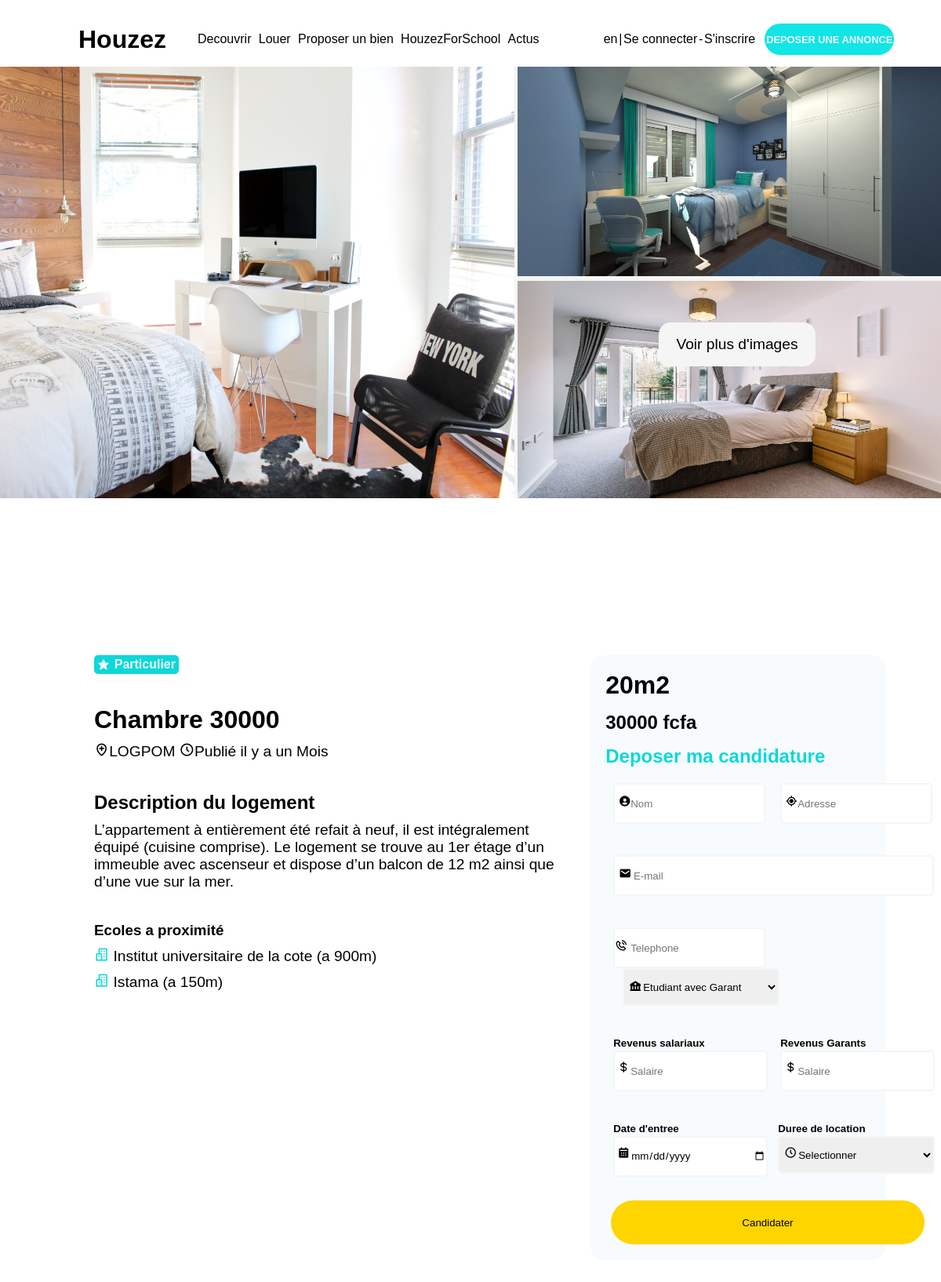
/louer.php?id=58, run on the app's committed database.
### tables this page shows
CREATE TABLE `logements` (
  `id` int NOT NULL,
  `idclient` int DEFAULT NULL,
  `statuts` varchar(255) NOT NULL,
  `prixmensuel` int DEFAULT NULL,
  `prixannuel` double DEFAULT NULL,
  `Images` text,
  `Image2` text,
  `Image3` text,
  `Dateajout` varchar(255) DEFAULT NULL,
  `Emplacement` varchar(255) DEFAULT NULL,
  `Description` varchar(255) DEFAULT NULL,
  `Reservations` int DEFAULT '0',
  `superficie` int DEFAULT NULL,
  `type` varchar(255) DEFAULT NULL
);

### louer.php (the view, shortened to what this page needs)
<?php
$row = "";
$cc = "";
$nom_serveur = "localhost";
$utilisateur = "root";
$mot_de_passe = "";
$nom_bd = "logements_etudiants";
$connexion = mysqli_connect($nom_serveur, $utilisateur, $mot_de_passe, $nom_bd);
if ($_SERVER['REQUEST_METHOD'] == 'GET') {
    $id = $_GET["id"];
   $sql = "SELECT * FROM logements WHERE id=$id";
    $result = mysqli_query($connexion, $sql);
    $row = mysqli_fetch_assoc($result);
    $cc = $row["prixmensuel"];
}
?>
<!DOCTYPE html>
<html lang="en">
<head>
    <link rel="stylesheet" href="/immojeune/css/louer.css">
    <link href='https://unpkg.com/boxicons@2.1.4/css/boxicons.min.css' rel='stylesheet'>
</head>
<body>
    <div class="first">
        <div class="head">
            <div>
                <h1>Houzez</h1>
            </div>
            <div class="red">
                <div class="headr">
                    <li><a href="/immojeune/src/decouvrir.php">Decouvrir</a></li>
                    <li><a href="">Louer</a></li>
                    <li><a href="">Proposer un bien</a></li>
                    <li><a href="">HouzezForSchool</a> </li>
                    <li><a href="">Actus</a></li>
                </div>
                <div class="headm">
                    <li class="t"><a href="">en</a></li>
                    <?php
                    if (isset($_SESSION['nom']) and !empty($_SESSION['nom'])) { ?>
                        <div style=" display: flex;
background-color: rgb(255, 213, 0);
border-radius: 30px;
height: 40px;
width: 140px;
justify-content: center;
align-items: center;
font-size: 1.1em;
font-weight: 600;
margin-left: 60px;
margin-top: -10px;
position:absolute;
padding:0 10px;
">
                            <a href="" style="color:black"><?php echo $_SESSION['nom']; ?></a>
                        </div>
                    <?php
                    } else {
                    ?>
                        <li class="t">|</li>
                        <li><a href="/immojeune/src/login.php" class="login2">Se connecter</a></li>
                        <li class="t">-</li>
                        <li><a href="/immojeune/src/register.php" class="login1">S'inscrire</a></li>
                    <?php
                    }
                    ?>
                </div>
                <div class="btn">
                    <li><a href="">DEPOSER UNE ANNONCE</a></li>
                </div>
            </div>
        </div>
        <div class="body">
            <div id="R">
                <img src="/immojeune/img/bed-1834327_1920.jpg" alt="">
            </div>
            <div id="RR">
                <img src="/immojeune/img/bedroom-1137939_1920.jpg" alt="">
                <img src="/immojeune/img/bedroom-5772286_1920.jpg" alt="">
            </div>
            <button>Voir plus d'images</button>
        </div>
    </div>
    <div class="louer">
        <div class="info">
            <p id="pp"> <i class='bx bxs-star'></i> Particulier</p>
            <div>
                <h1><?php echo $row["type"]; echo $cc?></h1>
                <p> <i class='bx bx-location-plus'></i><?php echo $row["Emplacement"]; ?> <i class='bx bx-time-five'></i>Publié il y a un Mois</p>
            </div>
            <div>
                <h2>Description du logement</h2>
                <p><?php echo $row["Description"]; ?> </p>
            </div>
            <div>
                <h3>Ecoles a proximité</h3>
                <p> <i class='bx bx-buildings' style="color: rgb(13, 216, 216);"></i> Institut universitaire de la cote (a 900m)</p>
                <p> <i class='bx bx-buildings' style="color: rgb(13, 216, 216);"></i> Istama (a 150m)</p>
            </div>
        </div>
        <div class="form">
            <form method="POST">
                <h1><?php echo $row["superficie"]; ?>m2 </h1>
                <h2 id="p"><?php echo $row["prixmensuel"]; ?> fcfa</h2>
                <h2 style="color: rgb(13, 216, 216);">Deposer ma candidature</h2>
                <div class="input-box">
                    <input type="text" placeholder="Nom" name="NO">
                    <i class='bx bxs-user-circle'></i>
                    <input type="text" placeholder="Adresse" name="AD" class="t">
                    <i class='bx bx-current-location' id="SS"></i>
                </div>
                <div class="input-box">
                    <input type="email" placeholder=" E-mail" name="EM" id="m">
                    <i class='bx bxs-envelope' id="TT"></i>
                </div>
                <div class="input-box">
                    <input type="number" placeholder="Telephone" name="PN">
                    <i class='bx bx-phone-call'></i>
                    <select name="SI" id="choix" class="t2">
                        <option value="Etudiant avec Garant">Etudiant avec Garant</option>
                    </select>
                    <i class='bx bxs-bank'></i>
                </div>
                <div class="input-box" id="input-box">
                    <div>
                        <h5>Revenus salariaux</h5>
                        <input type="number" min='0' placeholder="Salaire" name="SA">
                        <i class='bx bx-dollar'></i>
                    </div>
                    <div>
                        <h5>Revenus Garants</h5>
                        <input type="number" placeholder="Salaire" name="SR">
                        <i class='bx bx-dollar'></i>
                    </div>
                </div>
                <div id="input-box" class="input-box">
                    <div>
                        <h5>Date d'entree</h5>
                        <input type="date" placeholder="Selectionner" name="DA">
                        <i class='bx bxs-calendar'></i>
                    </div>
                    <div>
                        <h5>Duree de location</h5>
                        <select name="DU" id="choix2">
                            <option value="">Selectionner</option>
                        </select>
                        <i class='bx bx-time-five'></i>
                    </div>
                </div>
                <button type="submit" id="btn1" name="candidater">Candidater</button>
            </form>
        </div>
    </div>
</body>
</html>

### css/louer.css (style rules this page uses)
* { margin: 0; padding: 0; text-decoration: none; list-style: none; font-family: CircularStd, sans-serif; }
body { padding-top: 75px; }
li a { color: black; }
.first { background-size: cover; background-position: center; color: black; width: 100%; height: 95vh; }
.head { padding-top: 15px; display: flex; padding-left: 100px; padding-right: 100px; height: 70px; align-items: center; font-weight: 500; position: fixed; top: 0; width: 90%; z-index: 234567890; background-color: rgb(255, 255, 255); }
.head .red { display: flex; width: 90%; justify-content: space-between; align-items: center; height: 100%; z-index: 1; }
.head .red .headr { display: flex; justify-content: space-between; width: 45%; margin-left: 40px; }
.head .red .headm { display: flex; justify-content: space-between; width: 20%; margin-left: 70px; }
.head .red .btn { display: flex; background-color: rgb(18, 229, 229); border-radius: 30px; height: 40px; width: 17%; justify-content: center; align-items: center; font-size: 0.8em; font-weight: 600; margin-right: 40px; }
.head .red .btn li a { color: aliceblue; }
.body { background: whitesmoke; backdrop-filter: blur(100px); width: 100%; height: 70vh; display: flex; justify-content: space-between; }
.body button { position: absolute; width: 200px; height: 7vh; margin-top: 28%; margin-left: 70%; background-color: whitesmoke; border-radius: 15px; border: none; font-size: 1.2em; cursor: pointer; }
#R { width: 54.7%; }
#R img { width: 100%; height: 100%; }
#RR { display: flex; flex-direction: column; width: 45%; justify-content: space-between; }
#RR img { width: 100%; height: 49.5%; }
.louer { font-family: 'Segoe UI', Tahoma, Geneva, Verdana, sans-serif; width: 85%; height: 100vh; margin: 110px; margin-top: 0; margin-bottom: 0; display: flex; justify-content: space-between; }
.louer .info { width: 60%; }
.louer .form { width: 39%; }
.louer .form form { margin: 20px; width: 85%; flex-direction: column; display: flex; padding: 20px; border-radius: 20px; margin-top: 0px; background-color: rgba(202, 225, 243, 0.158); }
.louer .form form h1 { margin-bottom: 15px; }
.louer .form form .input-box { margin: 20px 0; width: 410px; justify-content: space-between; margin-left: 10px; }
.louer .form form .input-box i { position: absolute; margin-left: -192px; margin-top: 15px; }
.louer .form form .input-box .t { margin-left: 14.5px; padding-left: 20px; }
.louer .form form .input-box .t2 { margin-left: 12px; }
.louer .form form .input-box input { height: 6vh; width: 170px; border-radius: 5px; border: whitesmoke 2px solid; padding-left: 20px; outline: none; }
#choix { height: 6vh; width: 200px; border-radius: 5px; border: none; padding-left: 20px; outline: none; border: whitesmoke 2px solid; }
#choix2 { height: 6vh; width: 200px; border-radius: 5px; border: none; padding-left: 20px; outline: none; border: whitesmoke 2px solid; margin-top: 2px; }
#input-box { display: flex; justify-content: space-between; }
#input-box input { border-radius: 5px; height: 6vh; width: 173px; border: none; margin-top: 2px; padding-left: 20px; outline: none; border: whitesmoke 2px solid; }
#btn1 { margin-top: 10px; width: 400px; height: 7vh; border-radius: 30px; border: none; background-color: rgb(255, 213, 0); margin-left: 2%; cursor: pointer; }
#m { width: 385px; }
#p { margin-bottom: 15px; }
#TT { margin-left: -402px; }
#SS { margin-left: -188px; }
.louer .info { padding-left: 10px; padding-right: 10px; }
.louer .info div { margin: 40px 0; }
.louer .info div p { margin-top: 10px; font-size: 1.2em; }
#pp { width: 100px; background-color: rgb(13, 216, 216); color: aliceblue; border-radius: 5px; border: none; justify-content: space-between; align-items: center; display: flex; height: 3vh; margin-bottom: 20px; margin-top: 0; font-weight: 600; padding-left: 4px; padding-right: 4px; }

### data on the page
logements: type "Chambre", prixmensuel "30000", Emplacement "LOGPOM", Description "L’appartement à entièrement été refait à neuf, il est intégralement équipé (cuisine comprise). Le logement se trouve au 1er étage d’un immeuble avec ascenseur et dispose d’un balcon de 12 m2 ainsi que d’une vue sur la mer.", superficie "20"
